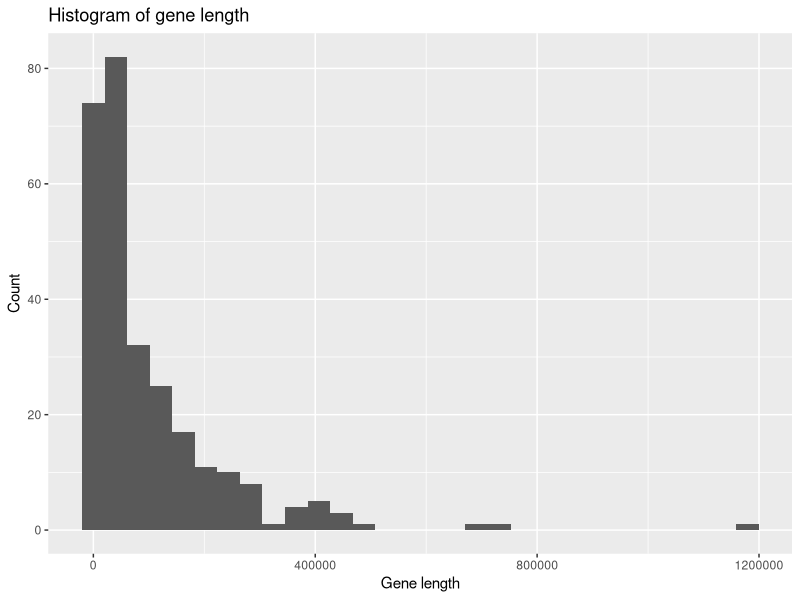
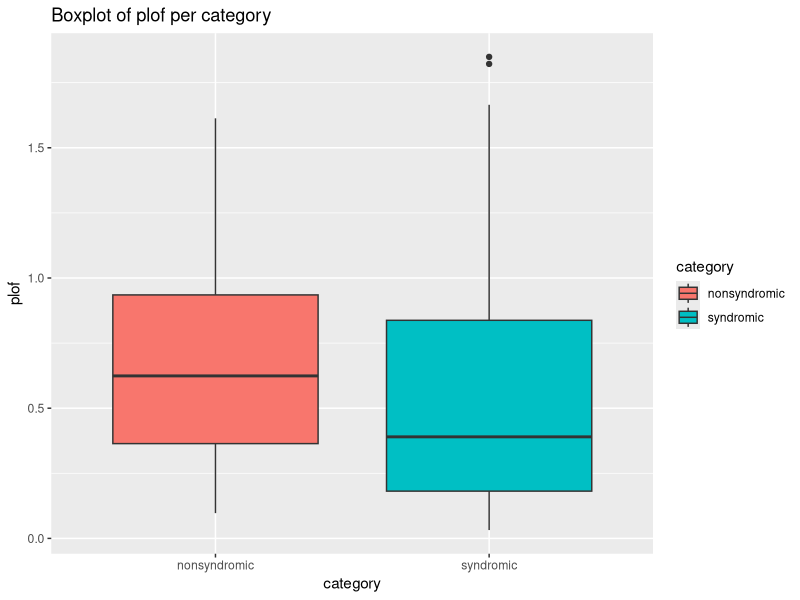
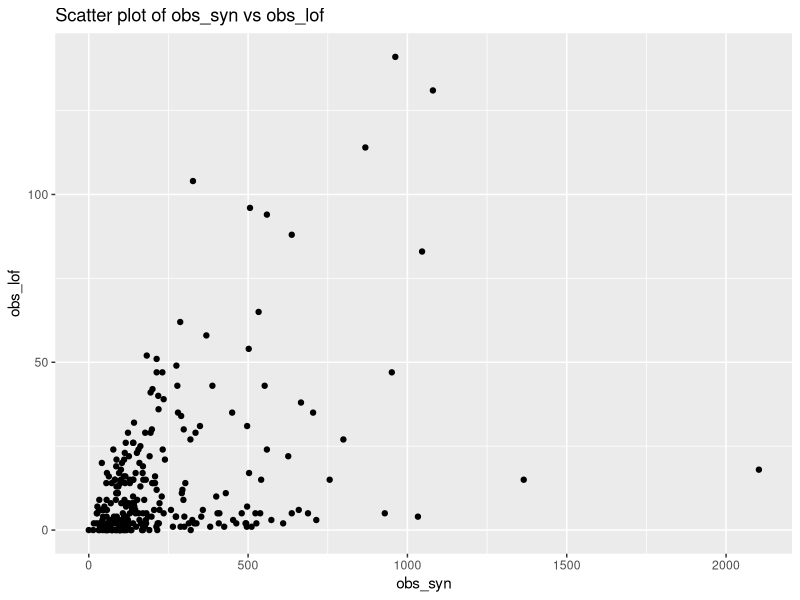
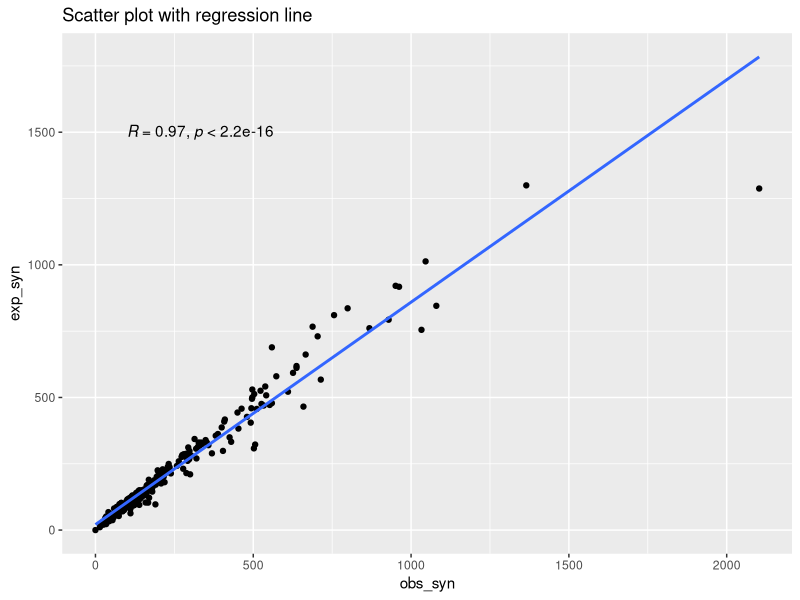
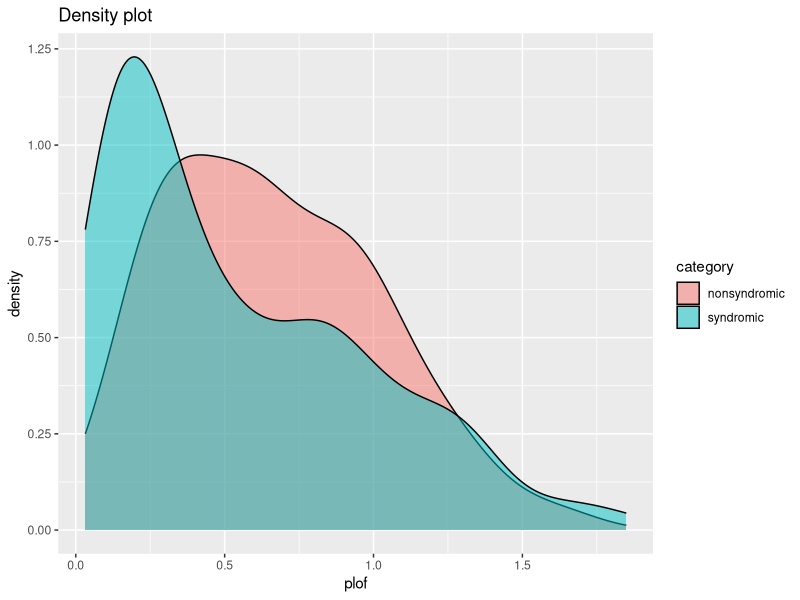
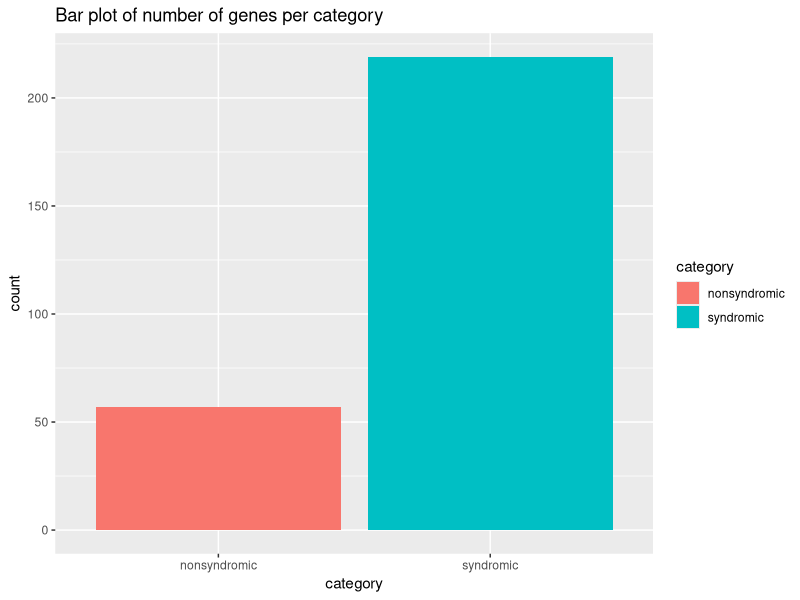
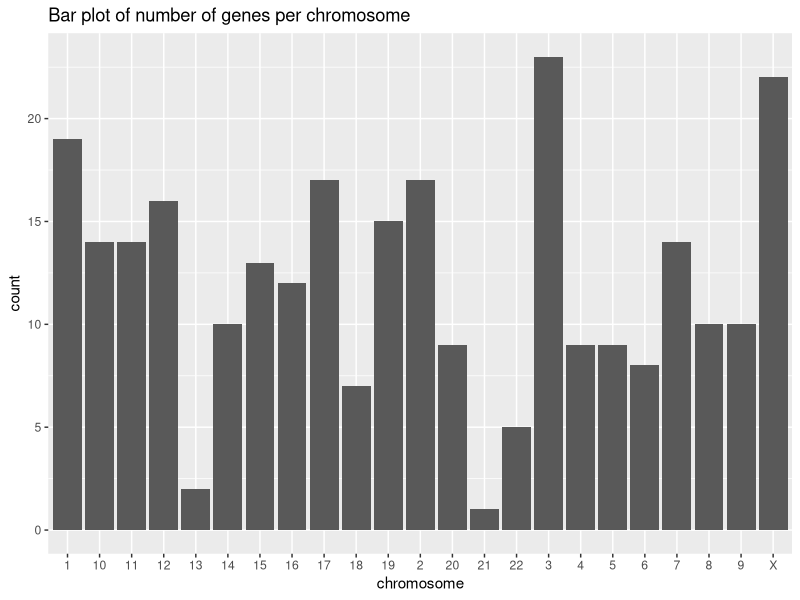
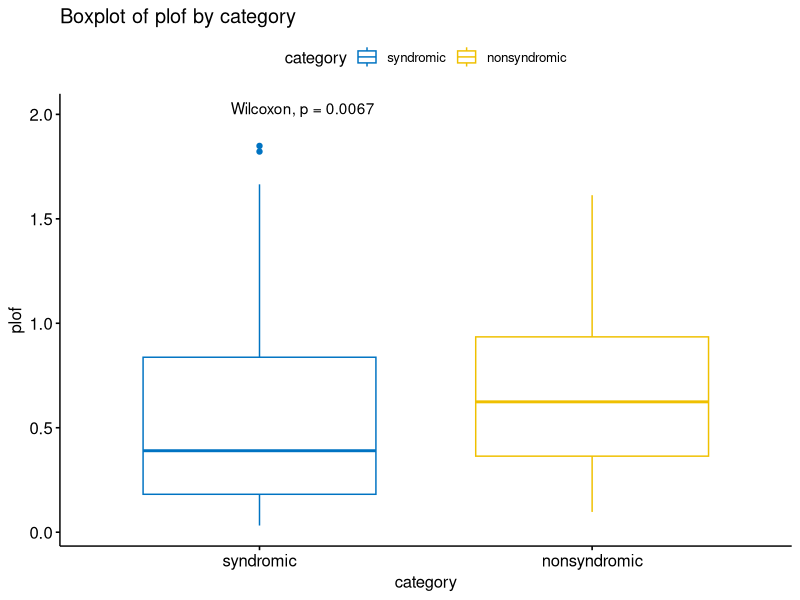

R code for these plots, in order:
## ---- chunk 1
knitr::opts_chunk$set(echo = TRUE)
## ---- chunk 2

# Load the ggplot2 library
library(ggplot2)
library(ggpubr) 

## ---- chunk 3

# Load the CHD gene annotation data
chd_genes <- read.delim("../../data/chd_genes.annotations.tsv", header = TRUE, sep = "\t")

# print the head of the data frame
head(chd_genes)

## ---- chunk 4

# Summarize the data

# Mean of the pLI score
mean(chd_genes$pLI) 

# Median of the pLI score
median(chd_genes$pLI)

# Standard deviation of the pLI score
sd(chd_genes$pLI)

# Maximum of the pLI score
max(chd_genes$pLI)

# Minimum of the pLI score
min(chd_genes$pLI)

# Summary of the pLI score
summary(chd_genes$pLI)

## ---- chunk 5

# Histogram of gene length
ggplot(chd_genes, aes(x = gene_length)) + 
  geom_histogram() +
  labs(title = "Histogram of gene length", x = "Gene length", y = "Count")

## ---- chunk 6

# Boxplot per category
ggplot(chd_genes, aes(x = category, y = plof, fill=category)) + 
  geom_boxplot() +
  labs(title = "Boxplot of plof per category", x = "category", y = "plof")


## ---- chunk 7

# Scatter plot
ggplot(chd_genes, aes(x = obs_syn, y = obs_lof)) + 
  geom_point() +
  labs(title = "Scatter plot of obs_syn vs obs_lof")

## ---- chunk 8

# Scatter plot with regression line and correlation coefficient
ggplot(chd_genes, aes(x = obs_syn, y = exp_syn)) + 
  geom_point() +
  geom_smooth(method = "lm", se = FALSE) +
  labs(title = "Scatter plot with regression line") +
  stat_cor(method = "pearson", label.x = 100, label.y = 1500)

## ---- chunk 9

# Density plot per category for plof metric
ggplot(chd_genes, aes(x = plof, fill = category)) + 
  geom_density(alpha = 0.5) +
  labs(title = "Density plot")


## ---- chunk 10

# count number of genes per category
ggplot(chd_genes, aes(x = category, fill = category)) + 
  geom_bar() +
  labs(title = "Bar plot of number of genes per category")

# count number of genes per chromosome
ggplot(chd_genes, aes(x = chromosome)) + 
  geom_bar() +
  labs(title = "Bar plot of number of genes per chromosome")

## ---- chunk 11


# t.test
t.test(pLI ~ category, data = chd_genes)

# wilcox.test
wilcox.test(pLI ~ category, data = chd_genes)

## ---- chunk 12

ggboxplot(chd_genes, 
          x = "category", 
          y = "plof",
          color = "category", 
          palette = "jco") +
  stat_compare_means(method = "wilcox.test", label.y = 2) +
  labs(title = "Boxplot of plof by category")

